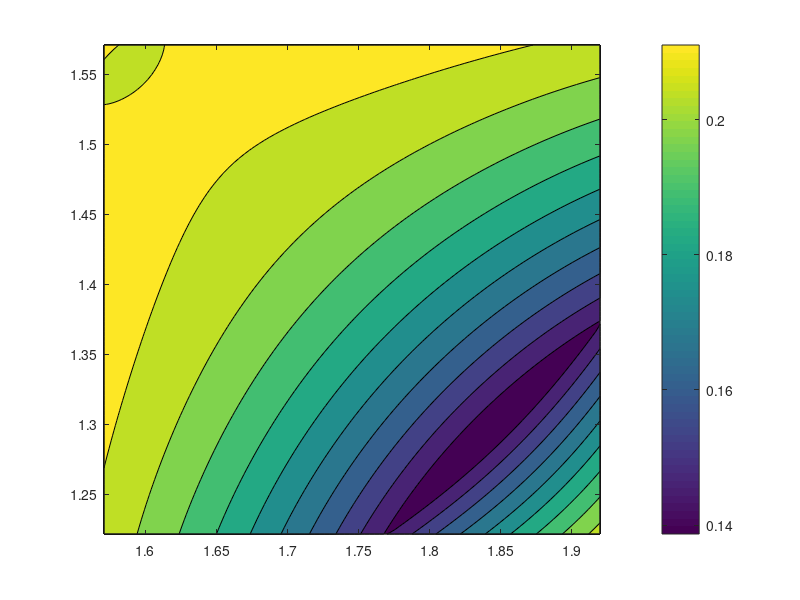
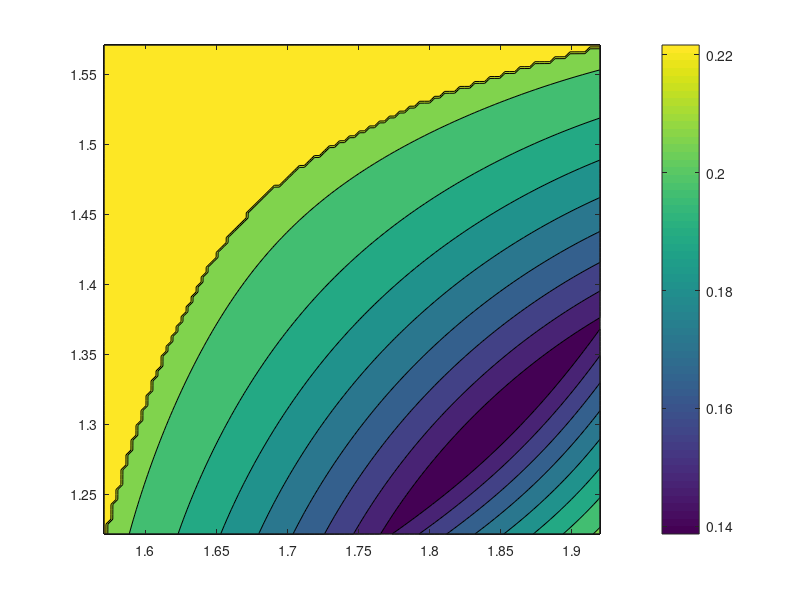

These charts were generated, in order, by the following MATLAB code:
d = 0.09;
l = 0.25;
m = 2.9;
me = 0.36;
pv = 0.02;
Jv = 6.4e-06;
J = 5.22e-02;
theta1s = linspace(deg2rad(90),deg2rad(110),100);
theta2s = linspace(deg2rad(70),deg2rad(90),100);
theta1_p = 0;
theta1_pp = 0;
theta2_p = 0;
theta2_pp = 0;
Mfin = zeros(100);
Mnorm = zeros(100);
Determinante = zeros(100);
Ms = zeros(2);
fv = 1;
hv = 1;

Maxnorm =  1.4604e+04;
Minnorm =  9.5631e+03;
alpha = (Maxnorm-Minnorm)/(Maxnorm+Minnorm);
Mcap = 2/(Maxnorm+Minnorm)*eye(2);

for i = 1:100
     hv = 1;
    for j = 1:100
        
    theta1 = theta1s(i);
    theta2 = theta2s(j);


     
Theta_pp = 0;

theta1_pp = 0;
theta2_pp = 0;

   
A1 = cos(theta1)*theta1_p^2 + sin(theta1)*theta1_pp;
A2 = cos(theta2)*theta2_p^2 + sin(theta2)*theta2_pp;
B1 = -sin(theta1)*theta1_p^2 + cos(theta1)*theta1_pp;
B2 = -sin(theta2)*theta2_p^2 + cos(theta2)*theta2_pp;


theta3 = 2*atan((sin(theta2) - sin(theta1) + ((cos(theta2) - cos(theta1) + 18/25)^2 - ((cos(theta2) - cos(theta1) + 18/25)^2/2 +...
    (sin(theta1) - sin(theta2))^2/2)^2 + (sin(theta1) - sin(theta2))^2)^(1/2))/(cos(theta2) - cos(theta1) +...
    (cos(theta2) - cos(theta1) + 18/25)^2/2 + (sin(theta1) - sin(theta2))^2/2 + 18/25));

theta4 = -2*atan((sin(theta2) - sin(theta1) + ((cos(theta2) - cos(theta1) + 18/25)^2 - ((cos(theta2) - cos(theta1) + 18/25)^2/2 + (sin(theta1) -...
    sin(theta2))^2/2)^2 + (sin(theta1) - sin(theta2))^2)^(1/2))/(cos(theta1) - cos(theta2) + (cos(theta2) - cos(theta1) + 18/25)^2/2 +...
    (sin(theta1) -sin(theta2))^2/2 - 18/25));

N13 = cos(theta4)/sin(theta4)*sin(theta1)-cos(theta1);
N23 = cos(theta2)-cos(theta4)/sin(theta4)*sin(theta2);
D13 = cos(theta3)-cos(theta4)/sin(theta4)*sin(theta3);

theta3_p = (theta1_p*(N13)+theta2_p*(N23))/D13;

N21 = sin(theta1)*(cos(theta3)/sin(theta3) - cos(theta4)/sin(theta4)) +...
    cos(theta4)/sin(theta4)*sin(theta1) - cos(theta1);
N22 = -sin(theta2)*(cos(theta3)/sin(theta3) - cos(theta4)/sin(theta4)) -...
    cos(theta4)/sin(theta4)*sin(theta2) + cos(theta2);
D2 = sin(theta4)*(cos(theta3)/sin(theta3) - cos(theta4)/sin(theta4));

theta4_p = theta1_p*(N21/D2)+ theta2_p*(N22/D2);

J34 = [N13/D13, N23/D13; N21/D2, N22/D2];

theta3_pp = (-B1 +B2 + sin(theta3)*theta3_p^2 - sin(theta4)*theta4_p^2 + cos(theta4)/sin(theta4)*(A1 - A2 + cos(theta3)*theta3_p^2 - cos(theta4)*theta4_p^2))/...
    (cos(theta3) - cos(theta4)/sin(theta4)*sin(theta3));

theta4_pp = (A1 - A2 + cos(theta3)*theta3_p^2 - cos(theta4)*theta4_p^2 + sin(theta3)*theta3_pp)/sin(theta4);

N11 = cos(theta4)/sin(theta4)*sin(theta1)-cos(theta1);
N12 = cos(theta2)-cos(theta4)/sin(theta4)*sin(theta2);
D1 = cos(theta3)-cos(theta4)/sin(theta4)*sin(theta3);

N21 = sin(theta1)*(cos(theta3)/sin(theta3) - cos(theta4)/sin(theta4)) +...
    cos(theta4)/sin(theta4)*sin(theta1) - cos(theta1);
N22 = -sin(theta2)*(cos(theta3)/sin(theta3) - cos(theta4)/sin(theta4)) -...
    cos(theta4)/sin(theta4)*sin(theta2) + cos(theta2);
D2 = sin(theta4)*(cos(theta3)/sin(theta3) - cos(theta4)/sin(theta4));

N11p =  (-1)/(sin(theta4)^2)*theta4_p*sin(theta1) + cos(theta4)/sin(theta4)*cos(theta1)*theta1_p + sin(theta1)*theta1_p;

N12p = -(-1)/(sin(theta4)^2)*theta4_p*sin(theta2) - cos(theta4)/sin(theta4)*cos(theta2)*theta2_p - sin(theta2)*theta2_p;

D1p = -sin(theta3)*theta3_p -(-1)/(sin(theta4)^2)*theta4_p*sin(theta3) - cos(theta4)/sin(theta4)*cos(theta3)*theta3_p;

N21p = cos(theta1)*theta1_p*(cos(theta3)/sin(theta3) - cos(theta4)/sin(theta4)) + sin(theta1)*((-1)/(sin(theta3)^2)*theta3_p + 1/(sin(theta4)^2)*theta4_p) + ...
    (-1)/(sin(theta4)^2)*theta4_p*sin(theta1) + cos(theta4)/sin(theta4)*cos(theta1)*theta1_p + sin(theta1)*theta1_p;

N22p = -cos(theta2)*theta2_p*(cos(theta3)/sin(theta3) - cos(theta4)/sin(theta4)) - sin(theta2)*((-1)/(sin(theta3)^2)*theta3_p + 1/(sin(theta4)^2)*theta4_p) - ...
    (-1)/(sin(theta4)^2)*theta4_p*sin(theta2) - cos(theta4)/sin(theta4)*cos(theta2)*theta2_p - sin(theta2)*theta2_p;

D2p = cos(theta4)*theta4_p*(cos(theta3)/sin(theta3) - cos(theta4)/sin(theta4)) + sin(theta4)*((-1)/(sin(theta3)^2)*theta3_p + 1/(sin(theta4)^2)*theta4_p);

J34p = [(N11p*D1 - N11*D1p)/(D1^2), (N12p*D1 - N12*D1p)/(D1^2);(N21p*D2 - N21*D2p)/(D2^2), (N22p*D2 - N22*D2p)/(D2^2)];

J1 = [-0.5*l*sin(theta1), 0;
        0.5*l*cos(theta1), 0]; 
J1p = [-0.5*l*cos(theta1)*theta1_p, 0;
       -0.5*l*sin(theta1)*theta1_p, 0];

J2 = [0, -0.5*l*sin(theta2);
       0,  0.5*l*cos(theta2)]; 
J2p = [0, -0.5*l*cos(theta2)*theta2_p;
       0, -0.5*l*sin(theta2)*theta2_p];

J3 = [ -l*(sin(theta1)+0.5*sin(theta3)*J34(1,1)), -l*(0.5*sin(theta3)*J34(1,2));
        l*(cos(theta1)+0.5*cos(theta3)*J34(1,1)),  l*(0.5*cos(theta3)*J34(1,2))];
J3p = [ -l*(cos(theta1)*theta1_p+0.5*cos(theta3)*theta3_p*J34(1,1)+0.5*sin(theta3)*J34p(1,1)), -l*(0.5*cos(theta3)*theta3_p*J34(1,2)+0.5*sin(theta3)*J34p(1,2));
        l*(-sin(theta1)*theta1_p-0.5*sin(theta3)*theta3_p*J34(1,1)+0.5*cos(theta3)*J34p(1,1)), l*(-0.5*sin(theta3)*theta3_p*J34(1,2)+0.5*cos(theta3)*J34p(1,2))];

J4 = [ -l*0.5*sin(theta4)*J34(2,1), -l*(sin(theta2)+0.5*sin(theta4)*J34(2,2));
         l*0.5*cos(theta4)*J34(2,1),  l*(cos(theta2)+0.5*cos(theta4)*J34(2,2))];
J4p = [ -l*(0.5*cos(theta4)*theta4_p*J34(2,1)+0.5*sin(theta4)*J34p(2,1)), -l*(cos(theta2)*theta2_p+0.5*cos(theta4)*theta4_p*J34(2,2)+0.5*sin(theta4)*J34p(2,2));
        l*(-0.5*sin(theta4)*theta4_p*J34(2,1)+0.5*cos(theta4)*J34p(2,1)), l*(-sin(theta2)*theta2_p-0.5*sin(theta4)*theta4_p*J34(2,2)+0.5*cos(theta4)*J34p(2,2))];

JE = [ -l*(sin(theta1)+sin(theta3)*J34(1,1)), -l*(sin(theta3)*J34(1,2));
        l*(cos(theta1)+cos(theta3)*J34(1,1)),  l*(cos(theta3)*J34(1,2))];
JEp = [ -l*(cos(theta1)*theta1_p+cos(theta3)*theta3_p*J34(1,1)+sin(theta3)*J34p(1,1)), -l*(cos(theta3)*theta3_p*J34(1,2)+sin(theta3)*J34p(1,2));
        l*(-sin(theta1)*theta1_p-sin(theta3)*theta3_p*J34(1,1)+cos(theta3)*J34p(1,1)), l*(-sin(theta3)*theta3_p*J34(1,2)+cos(theta3)*J34p(1,2))];
  
  
M = (J*eye(2) + m*(J1')*J1 + m*(J2')*J2 + J*(J34')*J34 + m*(J3')*J3 + m*(J4')*J4 + me*(JE')*JE);
K = (m*(J1')*J1p + m*(J2')*J2p + J*(J34')*J34p + m*(J3')*J3p + m*(J4')*J4p + me*(JE')*JEp);
Jm = [1.7e-05, 0; 0, 1.7e-05];
Jtrasm = [1/64, 0; 0, 1/64];
Thetam_pp = Jtrasm^-1*[theta1_pp; theta2_pp];
Thetam_p = Jtrasm^-1*[theta1_p; theta2_p];


Mm = (M*(Jtrasm)^2 + Jm);
Mnorm(i,j) = norm(((Mm)^-1),Inf);
Mfin(i,j) = norm(Mm^-1*Mcap-eye(2));
Km = (Jtrasm'*K*Jtrasm);
Cm = Mm*Thetam_pp  +  Km*Thetam_p;

if i == 1 && j == 1
    Ms = Mm;
end
% Mm_ = Jm;
% DMm = Mm-Jm;
% D = DMm*Thetam_pp + Km*Thetam_p;
% Aol = [zeros(2,2) eye(2,2); zeros(2,2), zeros(2,2)];
% Bt = [zeros(2,2); Mm_^-1];
% Acl = Aol - Bt*[Kp Kd];
     hv = hv+2;
    end
     fv = fv+2;
end

[xsgrid, ysgrid] = meshgrid(theta1s,theta2s);
contourf(xsgrid,ysgrid,Mfin);
colorbar

figure
Mfin(Mfin>alpha) = 0.23;
contourf(xsgrid,ysgrid,Mfin);
colorbar
% figure
% contourf(xsgrid,ysgrid,Determinante);
% colorbar



% for i=1:200
%     for j = 1:200
%         Mset = Mfin(i:i+1, j:j+1);
%         if chol(Mset)
%            
%         else
%             formatSpec = 'True';
%            fprintf(formatSpec)
%         end
%         j = j+2;
%     end
%     i = i+2;
% end
%         